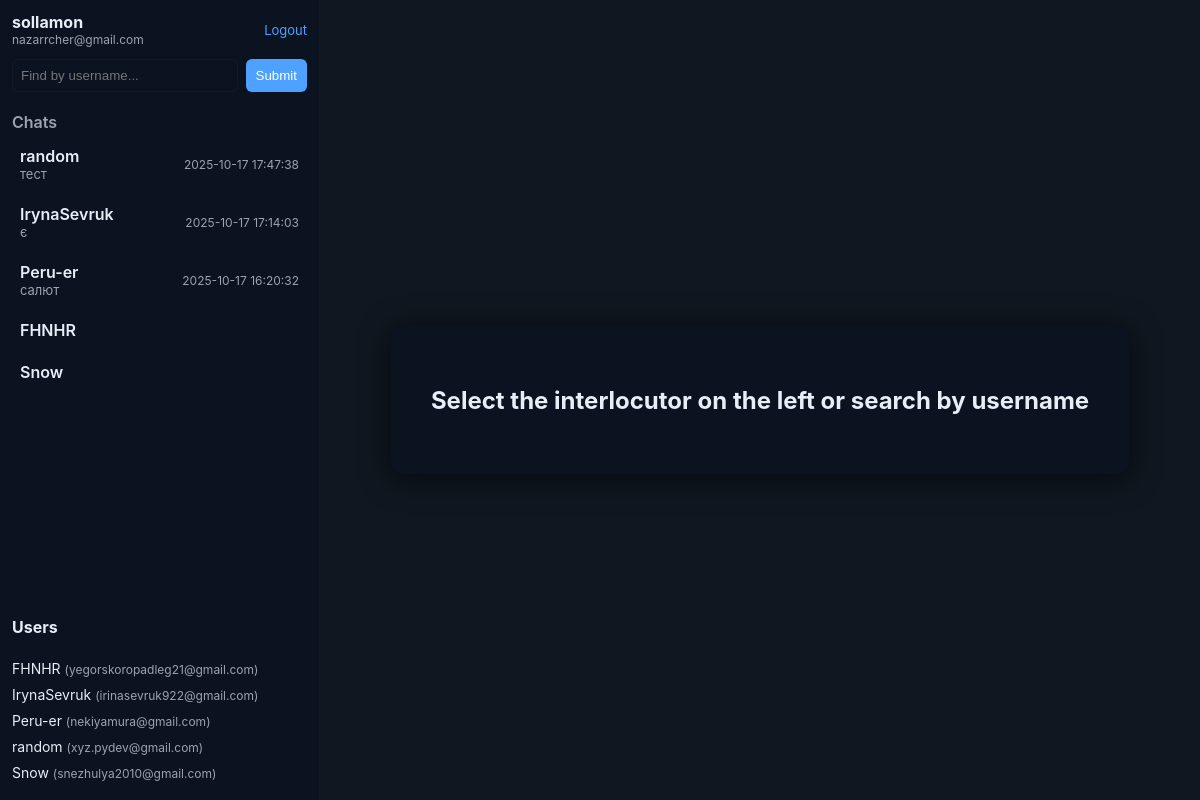
The page / (signed in) on the database its author committed.
### tables this page shows
CREATE TABLE users
                      (id INTEGER PRIMARY KEY, email TEXT UNIQUE, username TEXT UNIQUE, password TEXT, avatar_url TEXT DEFAULT '', last_seen DATETIME, is_verified INTEGER DEFAULT 0, verification_code TEXT, verification_expiry DATETIME, last_verification_sent DATETIME);

### app.py (the view)
@app.get("/", response_class=HTMLResponse, name="/")
def index(request: Request):
    user_id = request.session.get('user_id')
    if not user_id:
        return RedirectResponse(url="/login")
    db = get_db_conn()
    me = get_user_by_id(db, user_id)
    if not me:
        request.session.pop('user_id', None)
        db.close()
        return RedirectResponse(url="/login")
    chats = list_user_chats(db, me['id'])
    cur = db.execute("SELECT id, username, email, avatar_url, is_verified FROM users WHERE id != ? ORDER BY username COLLATE NOCASE", (me['id'],))
    users = cur.fetchall()
    db.close()
    return templates.TemplateResponse("index.html", {"request": request, "me": me, "chats": chats, "users": users})

### templates/index.html (shortened to what this page needs)
<!DOCTYPE html>
<html lang="uk">
<head>
  <link rel="stylesheet" href="{{ url_for('static', path='css/style.css') }}">
</head>
<body>
  <div class="app">
    <aside class="sidebar">
      <div class="sidebar-header">
        <div class="me">
          <strong>{{ me['username'] }}</strong>
          <div class="email">{{ me['email'] }}</div>
        </div>
        <a class="logout" href="{{ url_for('logout') }}">Logout</a>
      </div>
      <div class="search">
        <form action="{{ url_for('start_chat_by_username') }}" method="POST" class="search-form">
          <input name="username" placeholder="Find by username..." />
          <button type="submit">Submit</button>
        </form>
      </div>
      <div class="chats-list">
        <h4>Chats</h4>
        {% if chats %}
          {% for c in chats %}
            <a class="chat-item" href="{{ url_for('chat', chat_id=c['chat_id']) }}">
              <div class="chat-meta">
                <div class="chat-name">{{ c['other_username'] }}</div>
                <div class="chat-preview">{{ c['last_message'][:40] }}</div>
              </div>
              <div class="chat-time">{{ c['last_ts'] or '' }}</div>
            </a>
          {% endfor %}
        {% else %}
          <div class="empty">No chats yet</div>
        {% endif %}
      </div>
      <div class="users-list">
        <h4>Users</h4>
        <ul>
          {% for u in users %}
            <li>
              <a href="{{ url_for('start_chat', receiver_id=u['id']) }}">{{ u['username'] }} <span class="small">({{ u['email'] }})</span></a>
            </li>
          {% endfor %}
        </ul>
      </div>
    </aside>
    <main class="main-empty">
      <div class="empty-state">
        <h2>Select the interlocutor on the left or search by username</h2>
      </div>
    </main>
  </div>
</body>
</html>

### static/css/style.css (style rules this page uses)
:root { --bg:#0f1720; --panel:#0b1220; --muted:#9aa4b2; --accent:#4ea1ff; --me-bg:#154733; --other-bg:#0b1622; --text:#e6eef6; font-family: Inter, Roboto, Arial, sans-serif; }
* { box-sizing:border-box }
body { margin:0;background:var(--bg);color:var(--text) }
.app { display:flex;height:100vh;align-items:stretch }
.sidebar { width:320px;background:var(--panel);border-right:1px solid rgba(255,255,255,0.03);display:flex;flex-direction:column;padding:12px;gap:12px }
.sidebar-header { display:flex;justify-content:space-between;align-items:center }
.me .email { font-size:12px;color:var(--muted) }
.logout { font-size:13px;color:var(--accent);text-decoration:none }
.search .search-form { display:flex;gap:8px }
.search input { flex:1;padding:8px;border:1px solid rgba(255,255,255,0.03);border-radius:6px;background:transparent;color:var(--text) }
.search button { padding:8px 10px;border-radius:6px;border:0;background:var(--accent);color:white }
.chats-list { overflow:auto;flex:0 0 auto }
.chats-list h4 { margin:8px 0 6px 0;color:var(--muted);font-weight:600 }
.chat-item { display:flex;justify-content:space-between;align-items:center;padding:8px;border-radius:8px;text-decoration:none;color:inherit;margin-bottom:6px }
.chat-meta { display:flex;flex-direction:column }
.chat-name { font-weight:600 }
.chat-preview { font-size:13px;color:var(--muted) }
.chat-time { font-size:12px;color:var(--muted) }
.users-list { margin-top:auto }
.users-list ul { list-style:none;padding:0;margin:6px 0 0 0 }
.users-list li { margin-bottom:6px }
.users-list a { color:inherit;text-decoration:none;font-size:14px }
.main-empty { flex:1;display:flex;align-items:center;justify-content:center }
.empty-state { background:var(--panel);padding:40px;border-radius:12px;box-shadow:0 4px 30px rgba(0,0,0,0.6) }
.small { font-size:12px;color:var(--muted) }

### rows shown on the page
users: username "sollamon", email "nazarrcher@gmail.com"
users: other_username "random", c "тест", c "2025-10-17 17:47:38", username "random", email "xyz.pydev@gmail.com"
users: other_username "IrynaSevruk", c "є", c "2025-10-17 17:14:03", username "IrynaSevruk", email "irinasevruk922@gmail.com"
users: other_username "Peru-er", c "салют", c "2025-10-17 16:20:32", username "Peru-er", email "nekiyamura@gmail.com"
users: other_username "FHNHR", username "FHNHR", email "yegorskoropadleg21@gmail.com"
users: other_username "Snow", username "Snow", email "snezhulya2010@gmail.com"
